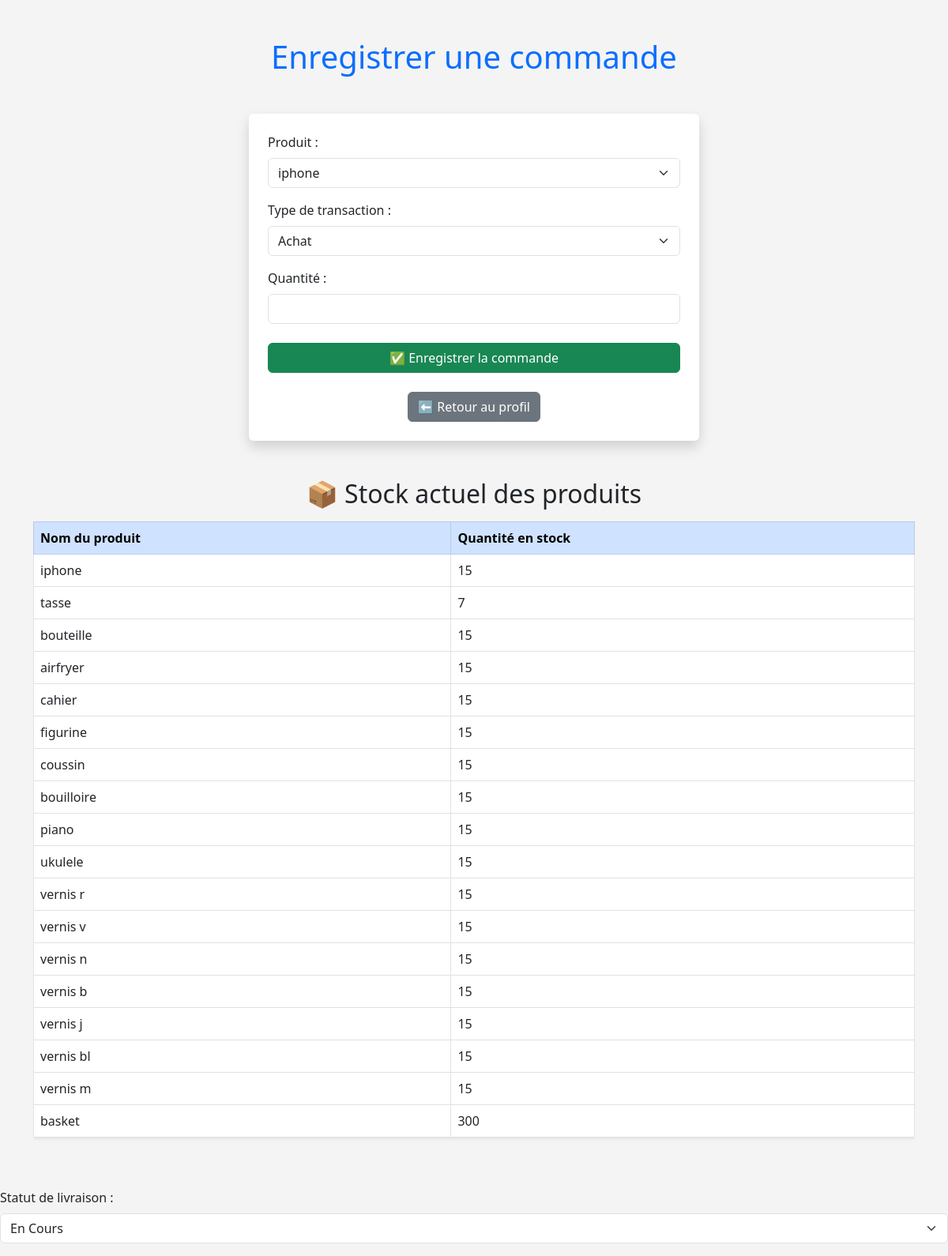
Before: /inventaire/commande/enregistrer/ with the older database file.
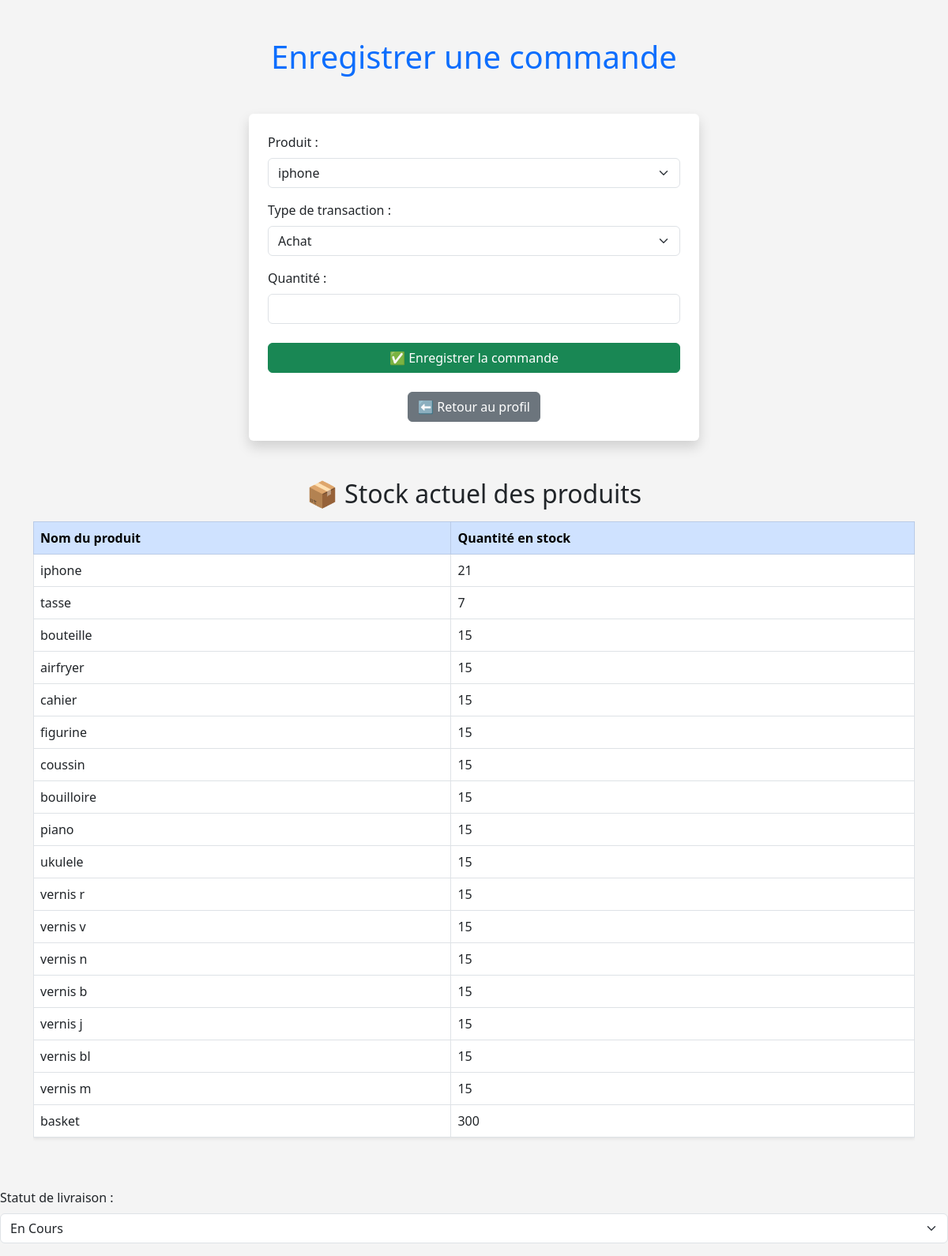
After: the same page with the newer database file.
### inventaire/models.py (models this page shows, shortened)
class Produit(models.Model):
    nom = models.CharField(max_length=100)
    description = models.TextField()
    prix = models.PositiveIntegerField()
    quantite_stock = models.PositiveIntegerField()
    date_ajout = models.DateTimeField(auto_now_add=True)
    seuil_min = models.PositiveIntegerField(default=5)  # seuil critique
    seuil_max = models.PositiveIntegerField(default=100)  # stock idéal  #
    vendeur = models.CharField(max_length=100, blank=True, null=True)

### inventaire/views.py (the view, shortened to what this page needs)
# urls.py: path('commande/enregistrer/', views.enregistrer_commande, name='enregistrer_commande'),
def enregistrer_commande(request):
    produits = Produit.objects.all()
    return render(request, 'inventaire/enregistrer_commande.html', {'produits': produits})

### inventaire/templates/inventaire/enregistrer_commande.html (shortened to what this page needs)
<!DOCTYPE html>
<html lang="fr">
{% load static %}
<head>
    <link href="https://cdn.jsdelivr.net/npm/bootstrap@5.3.0/dist/css/bootstrap.min.css" rel="stylesheet">
</head>
<body style="background-color: #f4f4f4;">
<div class="container py-5">
    <h1 class="text-center text-primary mb-5">Enregistrer une commande</h1>
    <div class="row justify-content-center">
        <div class="col-md-8 col-lg-6 bg-white p-4 rounded shadow">
            <form method="POST">
                <div class="mb-3">
                    <label for="produit_id" class="form-label">Produit :</label>
                    <select name="produit_id" class="form-select" required>
                        {% for produit in produits %}
                            <option value="{{ produit.id }}">{{ produit.nom }}</option>
                        {% endfor %}
                    </select>
                </div>
                <div class="mb-3">
                    <label for="type_transaction" class="form-label">Type de transaction :</label>
                    <select name="type_transaction" class="form-select" required>
                        <option value="achat">Achat</option>
                    </select>
                </div>
                <div class="mb-4">
                    <label for="quantite" class="form-label">Quantité :</label>
                    <input type="number" name="quantite" min="1" class="form-control" required>
                </div>
                <button type="submit" class="btn btn-success w-100">✅ Enregistrer la commande</button>
            </form>
            <div class="text-center mt-4">
                <a href="{% url 'profile' %}" class="btn btn-secondary">⬅ Retour au profil</a>
            </div>
        </div>
    </div>
    <h2 class="text-center mt-5 text-dark">📦 Stock actuel des produits</h2>
    <div class="table-responsive mt-3">
        <table class="table table-bordered table-hover bg-white shadow-sm">
            <thead class="table-primary">
                <tr>
                    <th>Nom du produit</th>
                    <th>Quantité en stock</th>
                </tr>
            </thead>
            <tbody>
                {% for produit in produits %}
                    <tr>
                        <td>{{ produit.nom }}</td>
                        <td>{{ produit.quantite_stock }}</td>
                    </tr>
                {% endfor %}
            </tbody>
        </table>
    </div>
</div>
</body>
</html>
<div class="mb-3">
    <label for="statut" class="form-label">Statut de livraison :</label>
    <select name="statut" class="form-select" required>
        <option value="en_cours">En Cours</option>
    </select>
</div>

Changed rows visible on the page:
changed Produit "iphone": quantite_stock "15" → "21"
